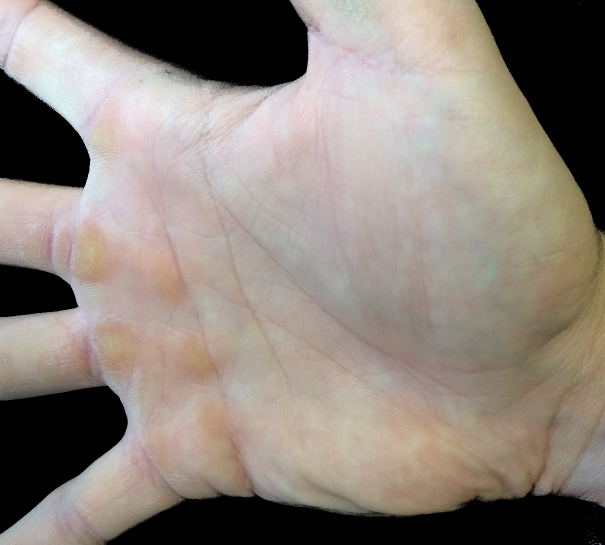
#> input picture Task4/Hand1.JPG, 1210 x 1089 px, found by its file name (shown at 1/2 size)
$ python MyTests.py
#> lines starting #> are read from the running program, lines starting #| are printed output that depends on the picture
### Task4/PalmprintAlignment.py
import cv2
from scipy.ndimage import convolve

import numpy as np

# Can one do the exercise with less than 10 magic numbers?
# Magic number count
# binary images: 0 is black, 1 is white


# for debugging
def myPrint(image, title="myprint"):
    import pylab as plt
    plt.title(title)
    plt.imshow(image, 'gray')
    plt.show()


def normalize(matrix):
    s = 0
    width = len(matrix)
    height = len(matrix[0])
    for i in range(width):
        for j in range(height):
            s = s + matrix[i, j]
    normalized_matrix = matrix / s
    return normalized_matrix


def gauss_kernel(sigma, ksize):
    k = ksize
    kernel = np.zeros((2 * k + 1, 2 * k + 1))
    f1 = 2 * sigma * sigma
    f2 = 1.0 / (np.pi * f1)
    for i in range(1, 2 * k + 2):
        for j in range(1, 2 * k + 2):
            x = -1 * (((i - (k + 1)) ** 2) + (j - (k + 1)) ** 2) / (f1)
            kernel[i - 1, j - 1] = f2 * np.exp(x)
    return kernel


def is_binary(img, width=320, height=240):
    binary_values = np.count_nonzero(img == 0) + np.count_nonzero(img == 1)
    return binary_values == img.size


def is_in_image(p, width=320, height=240):
    return p[1] >= 0 and p[1] < width and p[0] >= 0 and p[0] < height


def trace(img, width=320, height=240):
    in_image = lambda y, x : x > 0 and x < width and y > 0 and y < height
    params = np.array([[-1, -1], [0, -1], [1, -1], [-1, 0], [1, 0], [-1, 1], [0, 1], [1, 1]])

    traced_img = np.zeros((height, width))
    for i in range(height):
        for j in range(width):
            there_is_black = 0
            there_is_white = 0
            for x in params:
                    nbh_x, nbh_y = i + x[0], j + x[1]
                    if in_image(nbh_x, nbh_y):
                        if(img[nbh_x, nbh_y] == 0):
                            there_is_black = 1
                        elif(img[nbh_x, nbh_y] == 1):
                            there_is_white = 1
                        else:
                            print(img[nbh_x, nbh_y])
                            assert(False)  # we only care about binary images
                    if(there_is_black and there_is_white):
                        traced_img[i, j] = 1
    return traced_img


def get_edges(first_col, height=240):
    l = list()
    for i in range(1, height):
        if(first_col[i - 1] != first_col[i]):
            l.append(i)
    assert(len(l) in [10, 11, 12])  # Magic number number 6
    return l


def getNeighbours(img, pixel, width=320, height=240):
#    params = np.array([[-1, -1], [0, -1], [1, -1], [-1, 0], [1, 0], [-1, 1], [0, 1], [1, 1]])
    params = np.array([[0, -1], [-1, 0], [1, 0], [0, 1]])

    nbs = list()
    for p in params:
        nbs.append([pixel[0] + p[0], pixel[1] + p[1]])
    return nbs


def contains_point(x, lx):
    for t in lx:
        if x[0] == t[0] and x[1] == t[1] : return True
    return False


def is_white(p, img):
    return img[p[0], p[1]] == 1


# Todo: cleanse the scepticism that this method does not work...
def flood_crawl(img, y, x, width=320, height=240):
    area = list()
    unchecked = list()
    progress = 0
    unchecked.append((y, x))
    while(progress != len(unchecked)):
        current_pixel = unchecked[progress]
        progress = progress + 1
        area.append(current_pixel)
        nbs = getNeighbours(img, current_pixel)
        for z in nbs:
            # print(z)
            if is_in_image(z):
                if contains_point(z, area) == False:
                    if contains_point(z, unchecked) == False:
                        if is_white(z, img) == False:
                            unchecked.append(z)
    print(area)
    return area


# TODO: Make sure the results make sense...
def compute_center_of_area(A):
    X, Y, C = 0., 0., 0.
    for p in A:
        Y = Y + p[0]
        X = X + p[1]
        C = C + 1
    wx = X / C
    wy = Y / C
    print(wx, wy)
    return int(wy), int(wx)


def color_image_white(img, area):
    for p in area:
        img[p[0], p[1]] = 1
    return img


def decide_on_ks(img, width=320, height=240):

    edges = get_edges(img[:, 0], height)
    if len(edges) == 12 :
        y1, y2, y3 = edges[1], edges[5], edges[9]
    elif len(edges) == 10:
        y1, y2, y3 = edges[1], edges[5], edges[9]
    else: assert(False)
    # print(edges)

    A1 = flood_crawl(img, y1 + 1, 0)
    A2 = flood_crawl(img, y2 + 1, 0)
    A3 = flood_crawl(img, y3 + 1, 0)

    img = color_image_white(img, A1)
    img = color_image_white(img, A2)
    img = color_image_white(img, A3)

    Y1, X1 = compute_center_of_area(A1)
    Y2, X2 = compute_center_of_area(A2)
    Y3, X3 = compute_center_of_area(A3)

    img[Y1, X1] = 0
    img[Y2, X2] = 0
    img[Y3, X3] = 0
    myPrint(img)

    fc_mp1, fc_mp2, fc_mp3 = [0, 0], [0, 0], [0, 0]
    if len(edges) == 12:
        fc_mp1 = (0 + edges[0]) / 2
        fc_mp2 = (edges[1] + edges[2]) / 2
        fc_mp3 = (edges[2] + edges[3]) / 2
    elif len(edges) == 10:
        fc_mp1 = (edges[0] + edges[1]) / 2
        fc_mp2 = (edges[2] + edges[4]) / 2
        fc_mp3 = (edges[4] + edges[5]) / 2

    [mx1, my1 ] = (Y1 - fc_mp1[1]) / (X1 - fc_mp1[0])
    [mx2, my2 ] = (Y2 - fc_mp2[1]) / (X2 - fc_mp2[0])
    [mx3, my3 ] = (Y3 - fc_mp3[1]) / (X3 - fc_mp3[0])

    k1, k2, k3 = [X1, Y1], [X2, Y2], [X3, Y3]
    for i in range(width):
        k1 = [X1, Y1] + i * [mx1, my1]
        if(img[int(np.round(k1[0])), int(np.round(k1[1]))] == 1):
            break
    for i in range(width):
        k2 = [X2, Y2] + i * [mx2, my2]
        if(img[int(np.round(k2[0])), int(np.round(k2[1]))] == 1):
            break
    for i in range(width):
        k3 = [X3, Y3] + i * [mx3, my3]
        if(img[int(np.round(k3[0])), int(np.round(k3[1]))] == 1):
            break

    return k1, k2, k3


def preProcessing(img):
    new_width = 320  # magic number number 1
    new_height = 240  # magic number number 2
    binary_map = np.zeros((new_height, new_width))  # usual definition
    # binary images: 0 is black, 1 is white

    # scale image to 320 x 240 px
    resized_image = cv2.resize(img, (new_width, new_height))

    # Apply a binary threshold (115 = cutOff)
    cutoff = 115  # magic number number 3
    for i in range(new_height):
        for j in range(new_width):
            if resized_image[i, j] >= cutoff:
                binary_map[i, j] = 1
    assert(is_binary(binary_map))
    # smoothing with gaussean filter
    sigma = 0.2  # magic number number 4
    ksize = 1  # # magic number number 5
    kernel = gauss_kernel(sigma, ksize)
    normalized_kernel = normalize(kernel)
    convolved_img = convolve(binary_map, normalized_kernel).astype(int)
    assert(is_binary(convolved_img))

    # find contours, get the largest and draw it
    traced_image = trace(convolved_img)
    # ## Trace the boundary of the holes between fingers.
    # ## Calculate the center of gravity of the holes and decide the key points | k1, k2, and k3.
    k1, k2, k3 = decide_on_ks(traced_image, new_width, new_height)

    # how does one find these key points? median-ish? Split the area into two areas, get its center, connect them with a line,
    # extend the line until it hits the finger? sounds legit.

    # ## Line up k1 and k3 to get the Y-axis of the palmprint coordination system and
    # ## then  make  a  line  through  k2  and  perpendicular  to  Y-axis  to  determine  the
    # ## origin of the palmprint coordination system.

    # ## Rotate the image to place the Y-axis on the vertical direction

    return img

### Task4/MyTests.py
'''
Created on 13 Dec 2018

@author: Benjamin
'''

from PalmprintAlignment import preProcessing
import cv2 as cv2
import functools as ft
import math as math
import matplotlib.pyplot as plt
import numpy as np

k = 8
samplingSize = 100

img1 = cv2.imread('Hand1.jpg', cv2.IMREAD_GRAYSCALE)
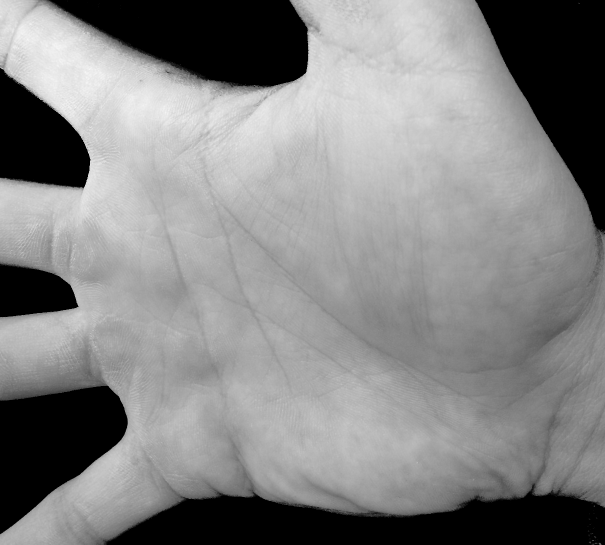
#> img1: shape (1089, 1210) (shown at 1/2 size); min 0, max 248, mean 132.1

preProcessing(img1)
#> in preProcessing, `resized_image = cv2.resize(img, (new_width, new_height))`:
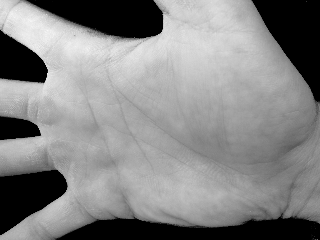
#> resized_image: shape (240, 320); min 0, max 247, mean 132
#> in myPrint, `plt.show()`:
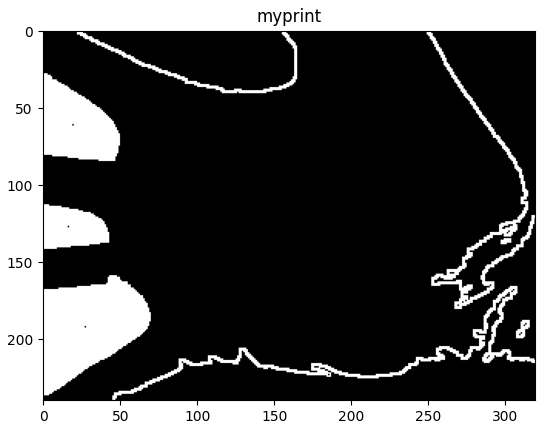
#> figure drawn by matplotlib, 1 panel
#> (the run stopped early here; a loop or call above may not have finished)
